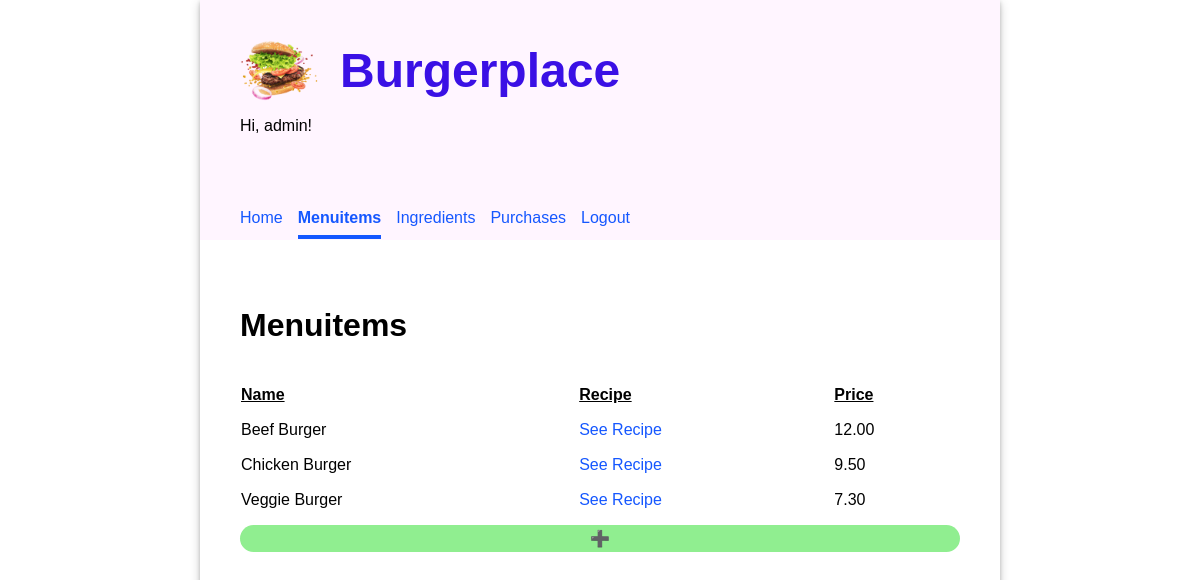
The page /menuitems/ (signed in) on the database its author committed.
### burgerplace/models.py (models this page shows, shortened)
class MenuItem(models.Model):
    name = models.CharField(unique=True, max_length=200)
    price = models.DecimalField(max_digits=5, decimal_places=2)

### burgerplace/views.py (the view)
# urls.py: path('menuitems/', views.MenuItemsView.as_view(), name='menuitems'),
class MenuItemsView(LoginRequiredMixin, ListView):
    model = MenuItem
    template_name = 'burgerplace/menuitems.html'

### burgerplace/templates/burgerplace/menuitems.html (shortened to what this page needs)
{% extends 'burgerplace/base.html' %}
{% load static %}
{% block content %}
<div class="home">
  <div>
    <h2>Menuitems</h2>
    <table class="menuitems-table">
      <thead>
        <tr>
          <th>Name</th>
          <th>Recipe</th>
          <th>Price</th>
        </tr>
      </thead>
      <tbody>
        {% for menuitem in object_list|dictsort:"name" %}
        <tr>
          <td>{{ menuitem.name }}</td>
          <td><a href="{% url "reciperequirements" menuitem.id %}">See Recipe</a></td>
          <td>{{ menuitem.price }}</td>
        </tr>
        {% endfor %}
      </tbody>
    </table>
    <a href="{% url 'create_menuitem' %}" style="display: inherit; text-align: center; border-radius: 15px; text-decoration: none; color: inherit; padding: 4px; background-color: lightgreen;">➕</a>
  </div>
</div>
{% endblock %}

### burgerplace/templates/burgerplace/base.html (shortened to what this page needs)
{% load static %}
<!DOCTYPE html>
<html lang="en">
<head>
    <link rel="stylesheet" type="text/css" href="{% static 'burgerplace/style.css' %}" />
</head>
<body>
    <div class="app">
        <header>
          <div class="header-first-row">
            <img
              src="{% static 'burgerplace/burger-logo.png' %}"
              alt="Logo"
              width="80px"
            />
            <h1 class="title">Burgerplace</h1>
          </div>
          {% if user.is_authenticated %}
            <p>Hi, {{ user.username }}!</p>
            <nav class="navbar">
              {% url 'home' as home_url %}
              {% url 'menuitems' as menuitems_url %}
              {% url 'create_menuitem' as create_menuitem_url %}
              {% url 'reciperequirements' as reciperequirements_url %}
              {% url 'create_reciperequirement' as create_reciperequirement_url %}
              {% url 'ingredients' as ingredients_url %}
              {% url 'create_ingredient' as create_ingredient_url %}
              {% url 'purchases' as purchases_url %}
              {% url 'create_purchase' as create_purchase_url %}
              <a class="nav-item{% if request.path == home_url %} current-page{% endif %}" href="{% url 'home' %}">Home</a>
              <a class="nav-item{% if request.path == menuitems_url or request.path == create_menuitem_url or request.path == reciperequirements_url or request.path == create_reciperequirement_url %} current-page{% endif %}" href="{% url 'menuitems' %}">Menuitems</a>
              <a class="nav-item{% if request.path == ingredients_url or request.path == create_ingredient_url %} current-page{% endif %}" href="{% url 'ingredients' %}">Ingredients</a>
              <a class="nav-item{% if request.path == purchases_url or request.path == create_purchase_url %} current-page{% endif %}" href="{% url 'purchases' %}">Purchases</a>
              <a class="nav-item" href="{% url 'logout' %}">Logout</a>
            </nav>
          {% endif %}
        </header>
        <main>{% block content %}{% endblock %}</main>
      </div>
</body>
</html>

### burgerplace/static/burgerplace/style.css (style rules this page uses)
body { font-family: "Oxygen", sans-serif; margin: 0; }
header { background-color: #fff5ff; min-height: 200px; display: flex; align-items: center; flex-direction: column; align-items: flex-start; padding-left: 40px; padding-top: 40px; }
.header-first-row { width: 100%; display: flex; }
.navbar { margin-top: 50px; display: flex; width: 100%; }
.navbar a { text-decoration: none; padding: 8px 0; color: #1557ff; margin-right: 15px; }
.navbar a:hover, .navbar .current-page { border-bottom: solid 4px #1557ff; border-spacing: 0 15px; font-weight: bold; }
.title { font-size: 3em; padding: 0px 50px 0 20px; margin: auto 0; color: #3a10e5; }
main { padding: 40px; }
main h2 { font-size: 2em; }
.app { min-width: 800px; max-width: 60%; margin: 0 auto; box-shadow: 0 2px 4px 0 rgba(0, 0, 0, 0.2), 0 3px 10px 0 rgba(0, 0, 0, 0.19); }
main table { text-align: left; border-collapse: separate; border-spacing: 0 15px; width: 100%; }
main table th { text-align: left; border-collapse: separate; border-spacing: 0 15px; text-decoration: underline; }
a { text-decoration: none; color: #1557ff; }

### rows shown on the page
MenuItem: name "Beef Burger", price "12.00"
MenuItem: name "Chicken Burger", price "9.50"
MenuItem: name "Veggie Burger", price "7.30"

### other values the page prints
{{ user.username }} "admin"
